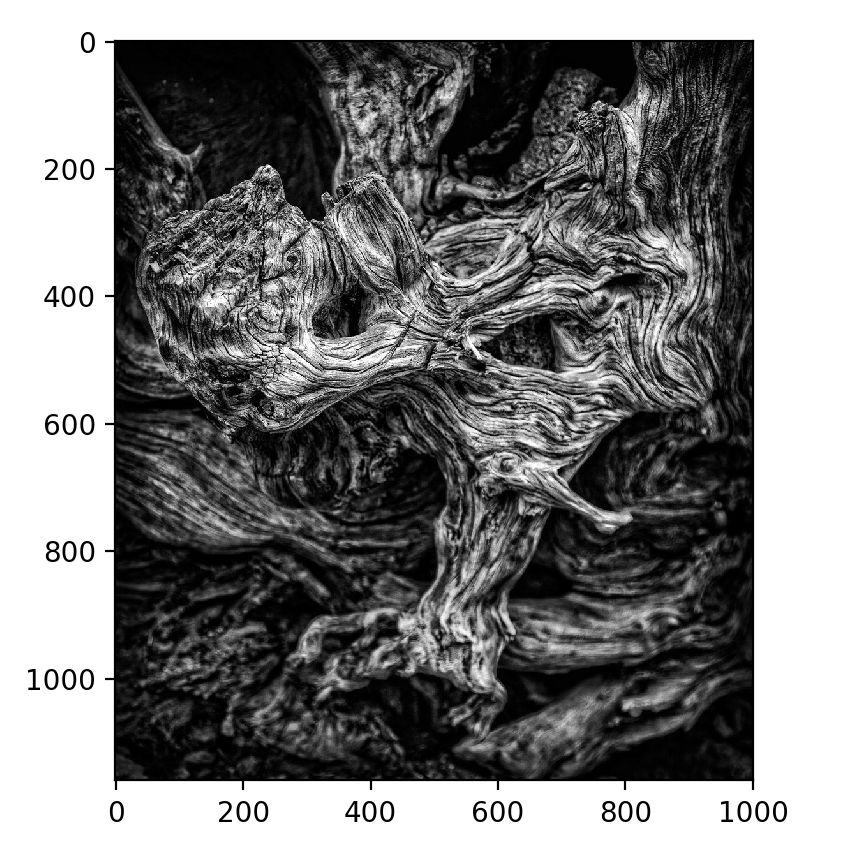
#> input picture image.jpg, 848 x 854 px
$ python SVD_Image_Compression.py
#> lines starting #> are read from the running program, lines starting #| are printed output that depends on the picture
import numpy as np
import matplotlib.pyplot as plt
from PIL import Image

#open the image and convert it to black and white
im = Image.open("image.jpg").convert('L')

#convert the image into a 2-D numpy array
image = np.array(im)

#f =.75 means that 75% of the image information is preserved
f = np.random.uniform(.5,.80)
print("compression factor f=",f)

# use Singular value decomposition on the image matrix
u,s,vt = np.linalg.svd(image,full_matrices=False)
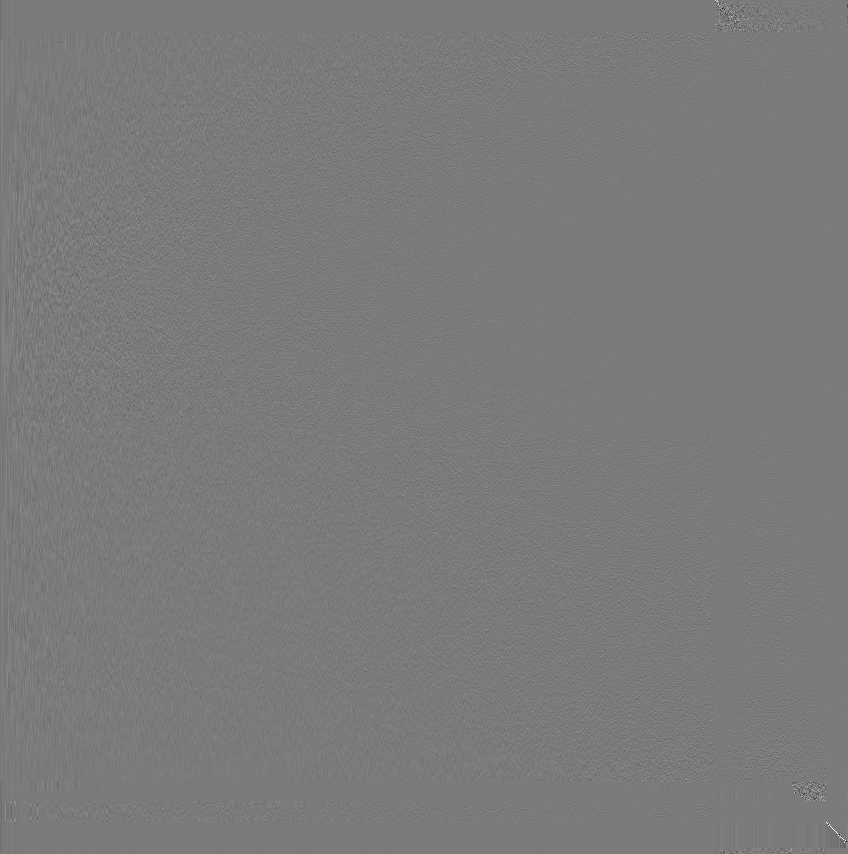
#> u: shape (854, 848) float64; min -0.916, max 0.98, mean -3.14e-05; drawn with min black and max white
#> s = 848 values, max 126831.3 at index 0, min 1.07e-11 at index 847, mean 818.4

#k is the smallest number of singular values such that f*(sum of all singular values in matrix s)<sum of k iterated singular values
#sigma_sum is the current sum of k singular values
k = 0
sigma_sum = 0
for i in range(len(s)):
    sigma_sum += s[i]
    if sigma_sum<f*np.sum(s):
        k += 1
    else:
        k+=1
        break
#> this loop made 93 passes
#> sigma_sum on passes 1 to 12: 126831.3, 169308.8, 181471.4, 190504.4, 199284.2, 207111.4, 214515.3, 221688.7, 228709.2, 235017.1, 241136.9, 246937.8
#> after the loop, k = 93; sigma_sum = 461662.8

#set the singular values in matrix s that are not needed to 0. i.e throw that data away (compression of the image)
s[k:] = 0
#reconstruct the compressed image using the new s matrix
image_compressed = u@np.diag(s)@vt
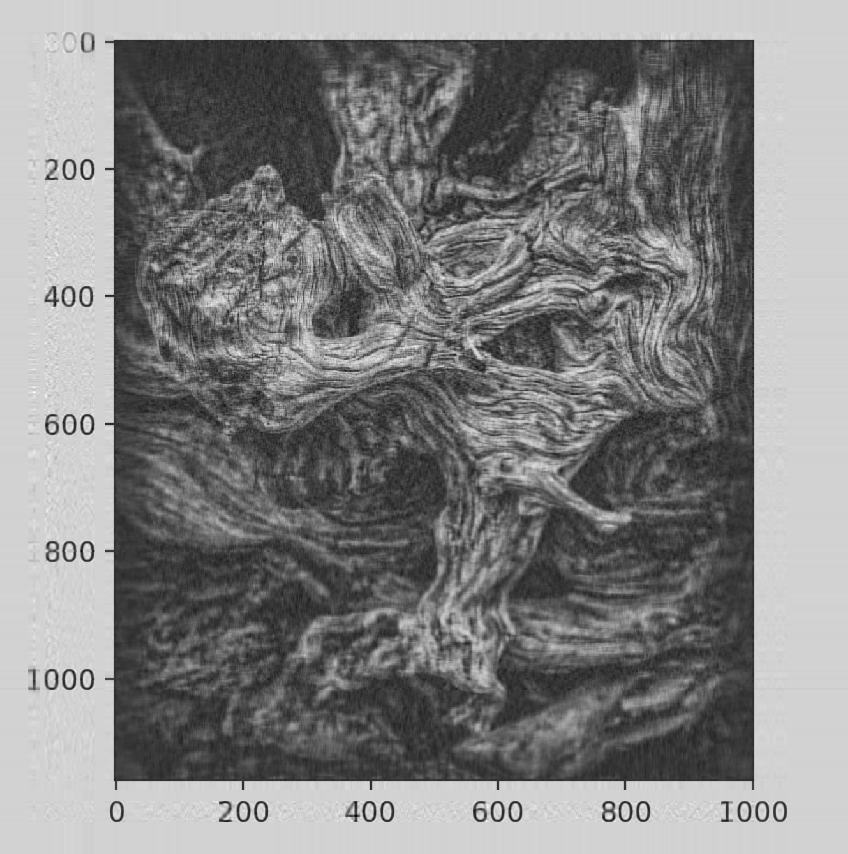
#> image_compressed: shape (854, 848) float64; min -83.06, max 327, mean 126.2; drawn with min black and max white

#plot the compressed image--this image will be more blurry than the original since data was thrown out
plt.figure()
plt.imshow(image_compressed,cmap="gray")

#plot the original image
plt.figure()
plt.imshow(image,cmap="gray")
